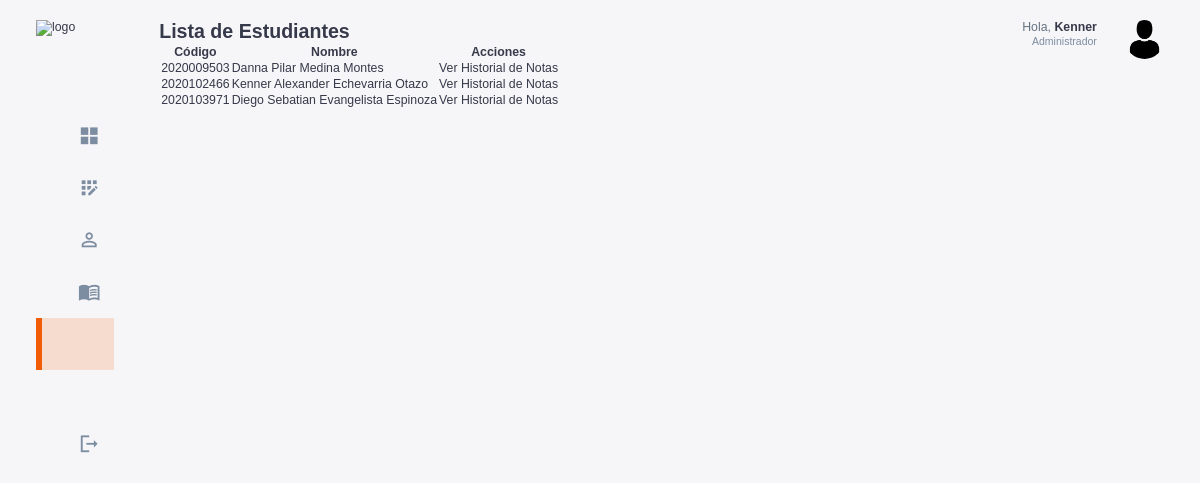
The app's page /cursos/historial/ (signed in), older data.
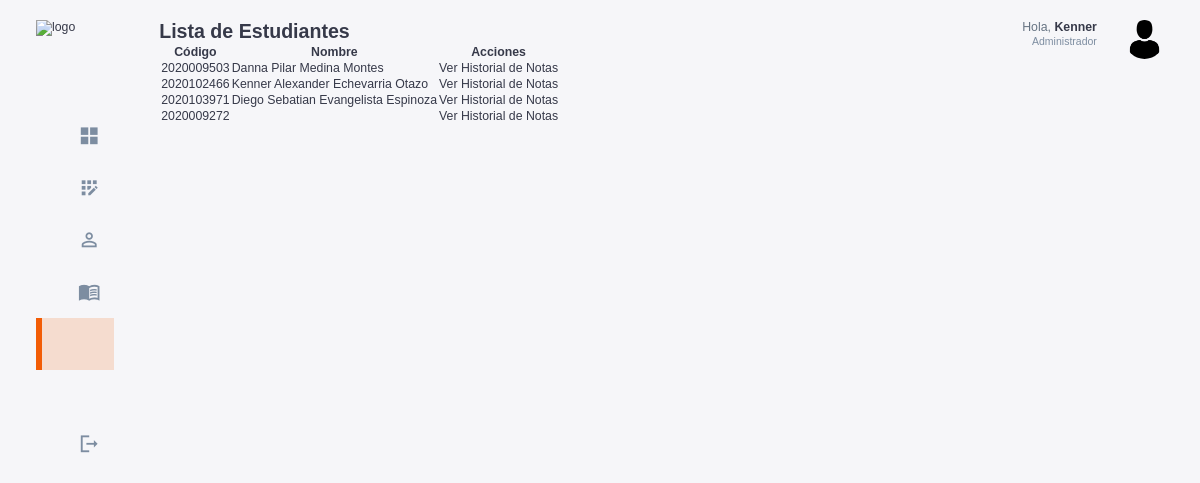
The same page, newer data.
### estudiantes/models.py (models this page shows, shortened)
class Estudiante(models.Model):
    usuario = models.OneToOneField(Usuario, on_delete=models.CASCADE)
    codigo = models.CharField(max_length=10,unique=True)
    base = models.CharField(max_length=20)
    carrera = models.CharField(max_length=100)
    activo = models.BooleanField(default=True)

class InformacionPersonal(models.Model):
    estudiante = models.OneToOneField(Estudiante, on_delete=models.CASCADE)
    dni =  models.CharField(max_length=8,unique= True)
    nombre = models.CharField(max_length=100)
    apellido = models.CharField(max_length=100)
    fecha_nacimiento = models.DateField()

### usuarios/decorators.py (the view)
        def _wrapped_view(request, *args, **kwargs):
            if request.user.is_authenticated and (request.user.rol.nombre_rol == role or request.user.rol.is_admin):
                return view_func(request, *args, **kwargs)
            else:
                raise PermissionDenied  # Lanza un error si no tiene el rol correcto

### cursos/views.py (called while the page is built)
@login_required
@role_required('Administrador')
def listar_estudiantes_historial(request):
    estudiantes = Estudiante.objects.all()
    return render(request, 'estudiantes/listar_estudiantes_historial.html', {'estudiantes': estudiantes})

### templates/estudiantes/listar_estudiantes_historial.html (shortened to what this page needs)
{% extends 'base.html' %}
{% block content %}
<h2>Lista de Estudiantes</h2>
<table>
    <thead>
        <tr>
            <th>Código</th>
            <th>Nombre</th>
            <th>Acciones</th>
        </tr>
    </thead>
    <tbody>
        {% for estudiante in estudiantes %}
        <tr>
            <td>{{ estudiante.codigo }}</td>
            <td>{{ estudiante.informacionpersonal.nombre }} {{ estudiante.informacionpersonal.apellido }}</td>
            <td>
                <a href="{% url 'historial_notas_estudiante' estudiante.id %}">Ver Historial de Notas</a>
            </td>
        </tr>
        {% endfor %}
    </tbody>
</table>
{% endblock %}

Row changes from the older to the newer data that the page shows:
added Estudiante: codigo "2020009272"
